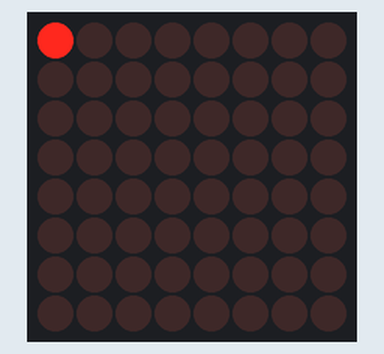
A program run on a simulated Raspberry Pi (BCM pin numbers). On the bench: 8×8 LED matrix. What the program prints to the terminal is not drawn. At 14.0 s the program stops and its outputs stay as they are.

Above: at 1.05 s.
At 2.57 s:
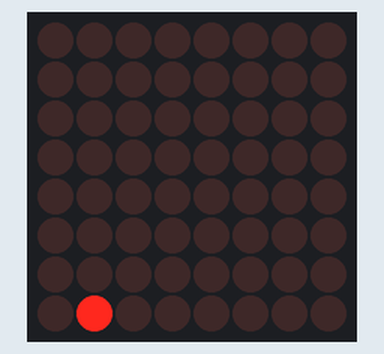
At 4.2 s:
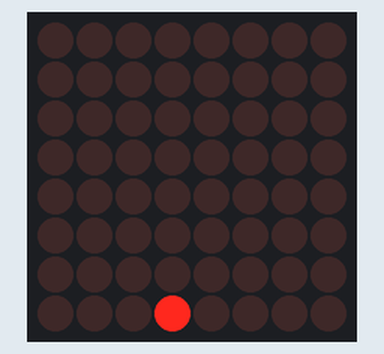
At 7.35 s:
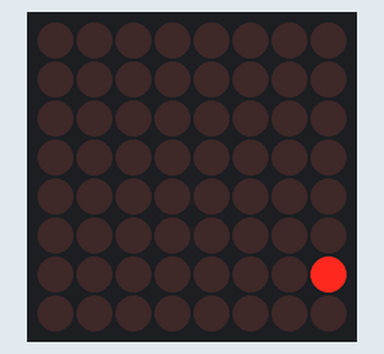
At 10.6 s:
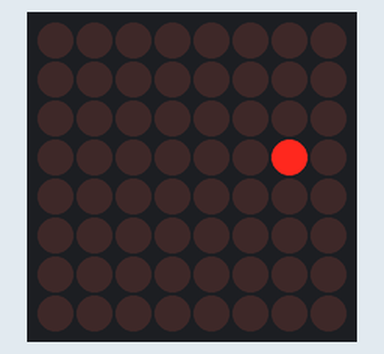
At 13.95 s:
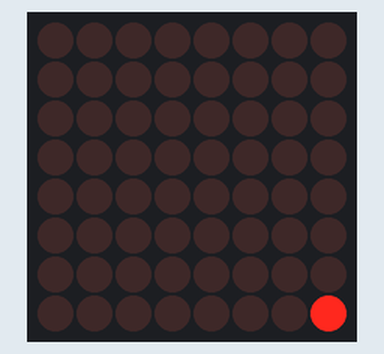

The program:

pixel.py
```python
#!/usr/bin/env python
import time
from random import randrange, randint

import max7219.led as led
from max7219.font import proportional, SINCLAIR_FONT, TINY_FONT, CP437_FONT

# create matrix device
device = led.matrix(cascaded=1)
print("Created device")

# start demo
time.sleep(1)
for x in range(8):
    for y in range(8):
        device.pixel(x,y,True,True)
        time.sleep(0.1)
        device.clear()

for x in range(8):
    for y in range(8):
        device.pixel(y,x,True,True)
        time.sleep(0.1)
        device.clear()
device.clear()
```
